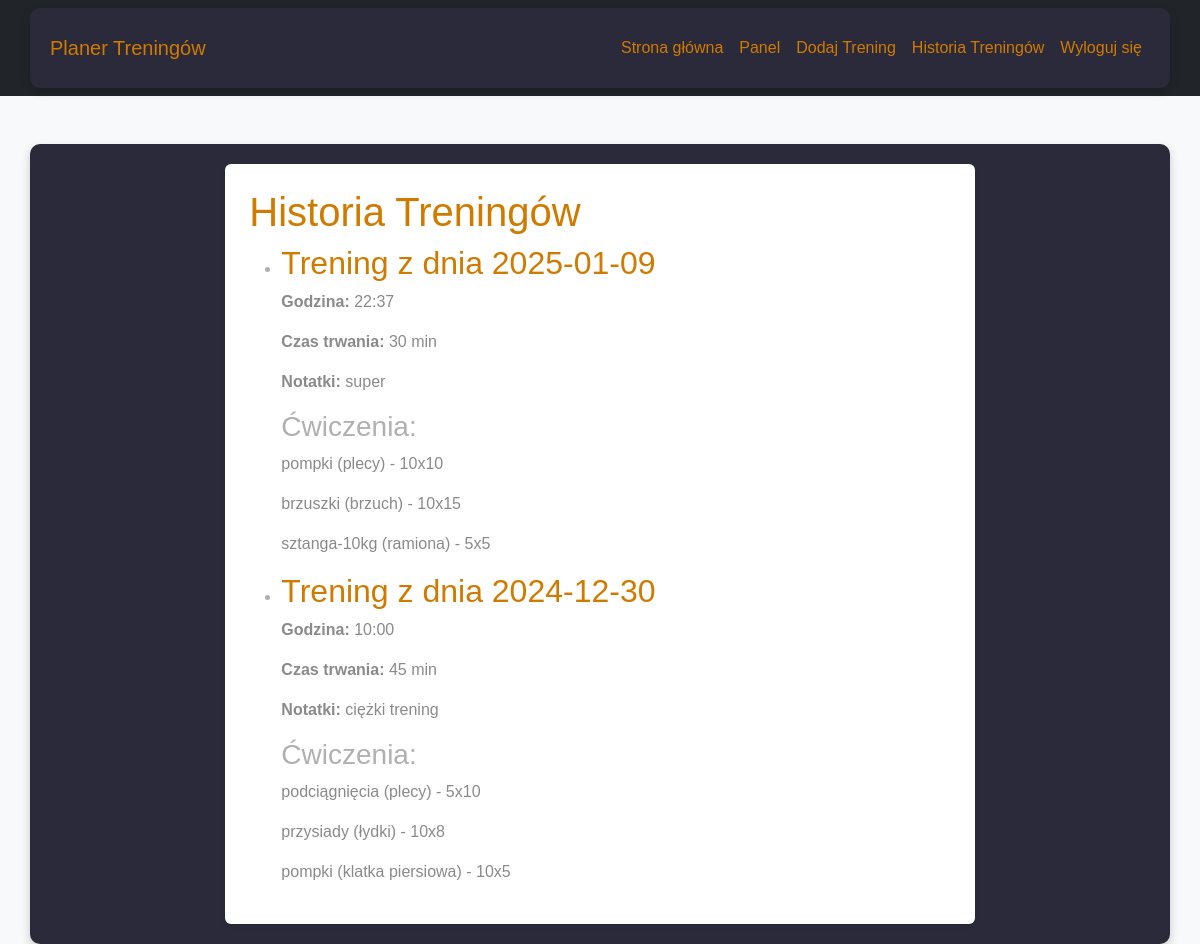
/workout_history (signed in), run on the app's committed database.
### app.py (models this page shows)
class Workout(db.Model):
    id = db.Column(db.Integer, primary_key=True)
    user_id = db.Column(db.Integer, db.ForeignKey('user.id'), nullable=False)
    date = db.Column(db.String(10), nullable=False)
    start_time = db.Column(db.String(5), nullable=False)
    duration = db.Column(db.String(10), nullable=False)
    notes = db.Column(db.Text)
    user = db.relationship('User', backref=db.backref('workouts', lazy=True))

class Exercise(db.Model):
    id = db.Column(db.Integer, primary_key=True)
    workout_id = db.Column(db.Integer, db.ForeignKey('workout.id'), nullable=False)
    body_part = db.Column(db.String(50), nullable=False)
    name = db.Column(db.String(100), nullable=False)
    sets = db.Column(db.Integer, nullable=False)
    reps = db.Column(db.Integer, nullable=False)
    workout = db.relationship('Workout', backref=db.backref('exercises', lazy=True))

### app.py (the view)
@app.route("/workout_history")
@login_required
def workout_history():
    workouts = Workout.query.filter_by(user_id=current_user.id).all()
    for workout in workouts:
        workout.exercises = Exercise.query.filter_by(workout_id=workout.id).all()
    return render_template("workout_history.html", workouts=workouts)

### app.py (called while the page is built)
@login_manager.user_loader
def load_user(user_id):
    return User.query.get(int(user_id))

### templates/workout_history.html
{% extends "base.html" %}
{% block content %}
    <h1>Historia Treningów</h1>
    <ul>
    {% for workout in workouts %}
        <li>
            <h2>Trening z dnia {{ workout.date }}</h2>
            <p><strong>Godzina:</strong> {{ workout.start_time }}</p>
            <p><strong>Czas trwania:</strong> {{ workout.duration }} min</p>
            <p><strong>Notatki:</strong> {{ workout.notes or "Brak" }}</p>
            <h3>Ćwiczenia:</h3>
            {% for exercise in workout.exercises %}
                <p>{{ exercise.name }} ({{ exercise.body_part }}) - {{ exercise.sets }}x{{ exercise.reps }}</p>
            {% endfor %}
        </li>
    {% endfor %}
    </ul>
{% endblock %}

### static/style.css (style rules this page uses)
body { background-color: #1e1e2f; color: #b0b0b0; font-family: 'Arial', sans-serif; }
h1, h2 { color: #d17a00; }
p { color: #8a8a8a; font-size: 16px; }

### data on the page
Workout: date "2025-01-09", start_time "22:37", duration "30", notes "super"
Exercise: name "pompki", body_part "plecy", sets "10", reps "10"
Exercise: name "brzuszki", body_part "brzuch", sets "10", reps "15"
Exercise: name "sztanga-10kg", body_part "ramiona", sets "5", reps "5"
Workout: date "2024-12-30", start_time "10:00", duration "45", notes "ciężki trening"
Exercise: name "podciągnięcia", body_part "plecy", sets "5", reps "10"
Exercise: name "przysiady", body_part "łydki", sets "10", reps "8"
Exercise: name "pompki", body_part "klatka piersiowa", sets "10", reps "5"
